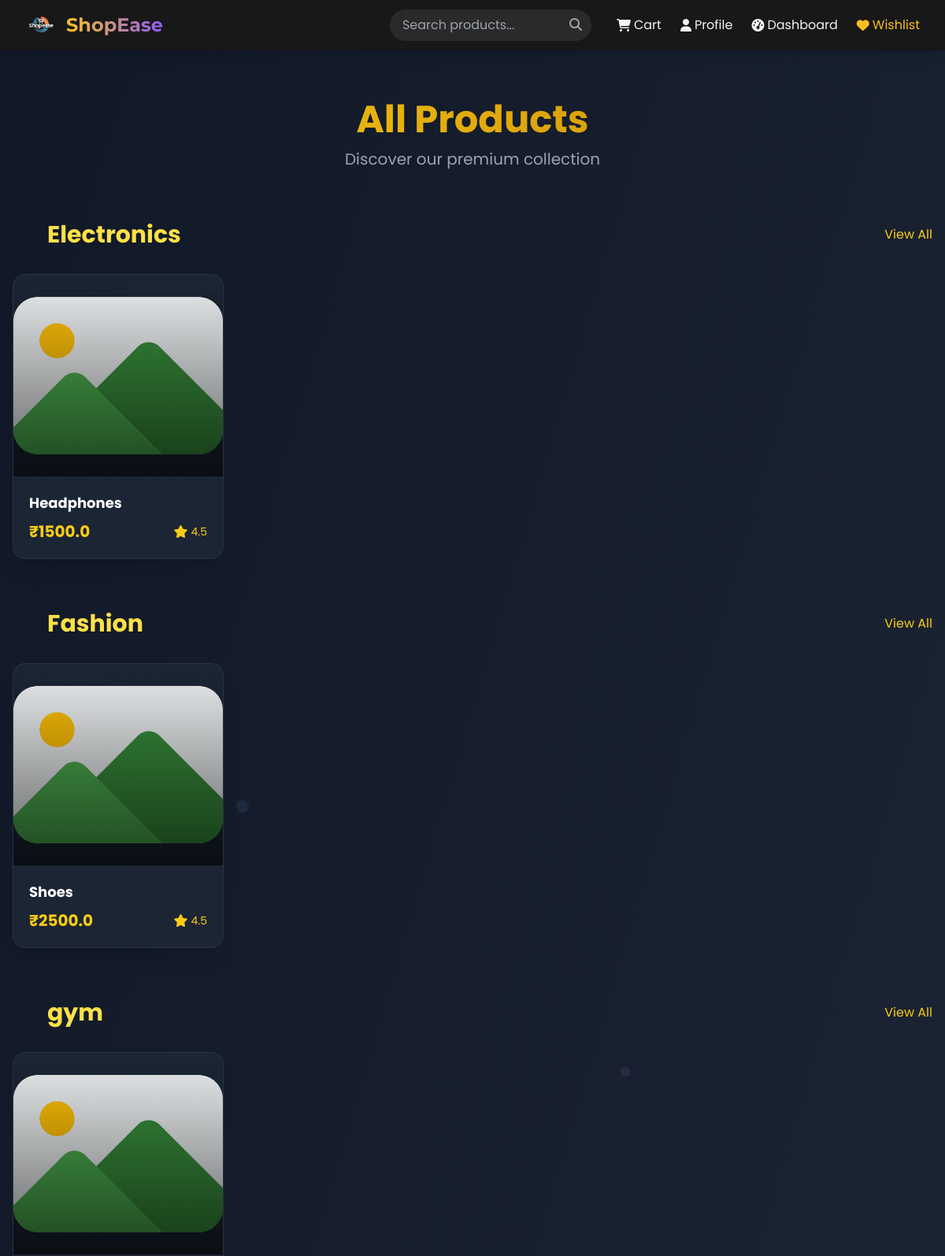
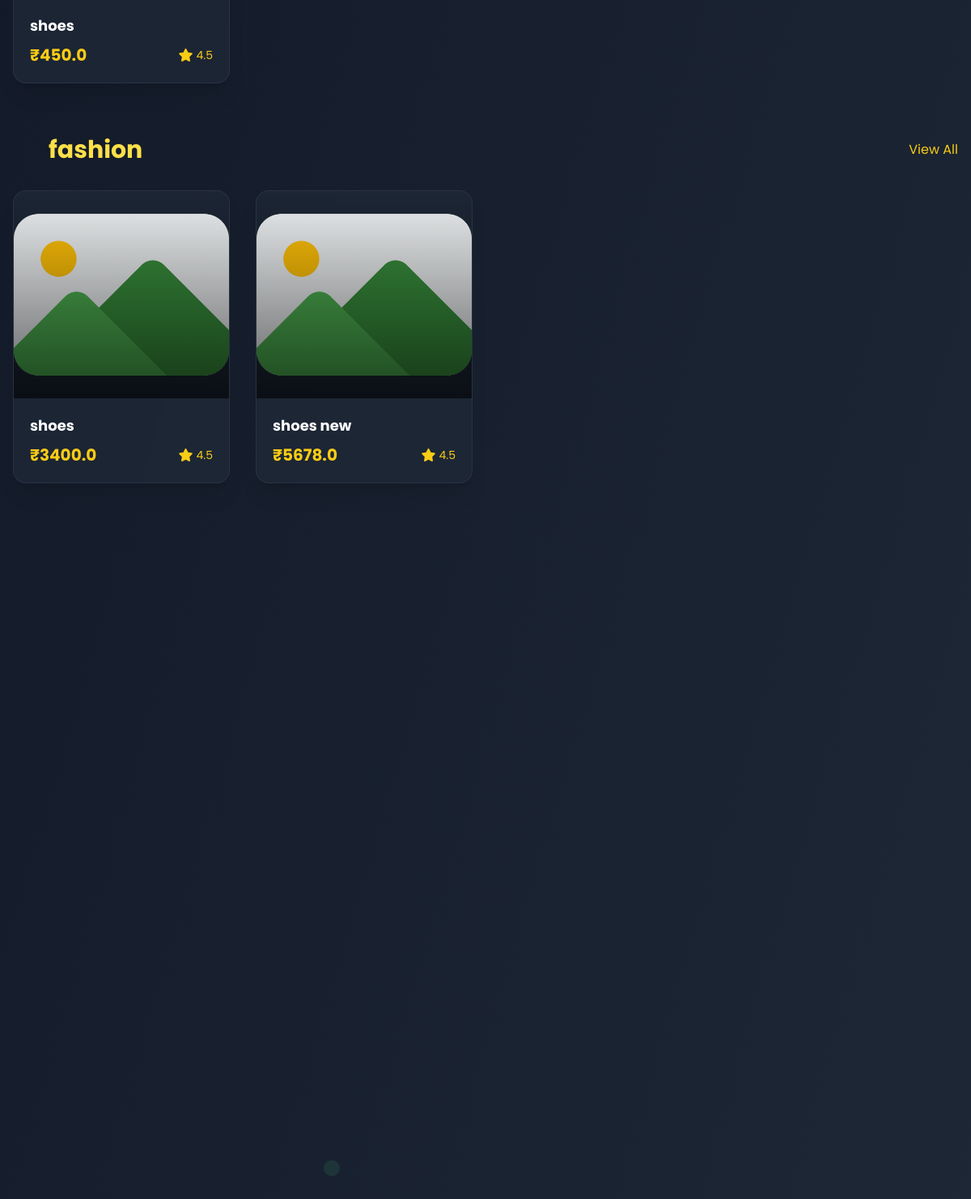
Page /products on the committed database (2 pictures, top to bottom).
### tables this page shows
CREATE TABLE products (
            id INTEGER PRIMARY KEY AUTOINCREMENT,
            name TEXT,
            price REAL,
            category TEXT,
            description TEXT,
            stock INTEGER
        , image_url TEXT, seller_id INTEGER);

### app.py (the view)
@app.route('/products')
def products():
    product_list = fetch_products()
    products_by_category = defaultdict(list)
    for product in product_list:
        products_by_category[product['category']].append(product)
    return render_template("products.html", products_by_category=products_by_category)

### app.py (called while the page is built)
@app.context_processor
def inject_products():
    try:
        products = fetch_all_products()[:6]
    except:
        products = []
    return {'products': products}

def fetch_products():
    conn = sqlite3.connect('database/app.db')
    cursor = conn.cursor()
    cursor.execute("SELECT * FROM products")
    rows = cursor.fetchall()
    conn.close()
    products = []
    for row in rows:
        product = {
            'id': row[0],
            'name': row[1],
            'price': row[2],
            'category': row[3],
            'description': row[4],
            'stock': row[5],
            'image_url': row[6] if len(row) > 6 else None
        }
        products.append(product)
    return products

### core/db_helper.py (called while the page is built)
def get_db_connection():
    conn = sqlite3.connect(DB_PATH)
    conn.row_factory = sqlite3.Row
    return conn

def fetch_all_products():
    conn = get_db_connection()
    cursor = conn.execute("SELECT * FROM products")
    products = cursor.fetchall()
    conn.close()
    return products

### templates/products.html (shortened to what this page needs)
{% extends "layout.html" %}
{% block content %}
<link href="https://cdnjs.cloudflare.com/ajax/libs/animate.css/4.1.1/animate.min.css" rel="stylesheet">
<section class="min-h-screen bg-gradient-to-br from-gray-900 to-gray-800 text-white px-4 py-12">
  <div class="fixed inset-0 overflow-hidden pointer-events-none">
    <div class="absolute top-1/4 left-1/4 w-4 h-4 bg-blue-400 rounded-full opacity-10 animate-float-1"></div>
    <div class="absolute top-1/3 right-1/3 w-3 h-3 bg-purple-400 rounded-full opacity-10 animate-float-2"></div>
    <div class="absolute bottom-1/4 left-1/3 w-5 h-5 bg-green-400 rounded-full opacity-10 animate-float-3"></div>
  </div>
  <div class="max-w-7xl mx-auto relative z-10">
    <div class="text-center mb-16 animate__animated animate__fadeInDown">
      <h1 class="text-4xl md:text-5xl font-bold text-transparent bg-clip-text bg-gradient-to-r from-yellow-400 to-yellow-600 mt-4">
      </h1>
      <p class="text-xl text-gray-400 mt-3">Discover our premium collection</p>
    </div>
    {% if products_by_category %}
      {% for category, products in products_by_category.items() %}
        <div class="mb-16" x-data="{ showAll: false }">
          <div class="flex items-center justify-between mb-8">
            <h2 class="text-2xl md:text-3xl font-bold text-yellow-300 flex items-center">
              <lord-icon
                src="https://cdn.lordicon.com/udbbfuld.json"
                trigger="hover"
                colors="primary:#fbbf24,secondary:#fbbf24"
                style="width:36px;height:36px">
              </lord-icon>
              <span class="ml-2">{{ category }}</span>
            </h2>
            <button @click="showAll = !showAll" class="text-yellow-400 hover:text-yellow-300 transition-colors">
              {{ 'Show Less' if showAll else 'View All' }}
            </button>
          </div>
          <div class="grid grid-cols-1 sm:grid-cols-2 md:grid-cols-3 lg:grid-cols-4 gap-8">
            {% for p in products %}
              <div class="bg-gray-800/80 backdrop-blur-sm rounded-2xl overflow-hidden border border-gray-700/50 shadow-xl hover:shadow-2xl transition-all duration-500 transform hover:-translate-y-2 product-card"
                   x-intersect="$el.classList.add('animate__animated', 'animate__fadeInUp')"
                   :class="{'hidden': !showAll && loop.index > 4}">
                <a href="/product/{{ p.id }}" class="block group">
                  <div class="relative overflow-hidden h-64">
                    <img
                      src="{{ p.image_url or url_for('static', filename='images/placeholder.png') }}"
                      alt="{{ p.name }}"
                      class="w-full h-full object-cover transition-transform duration-500 group-hover:scale-110"
                    >
                    <div class="absolute inset-0 bg-gradient-to-t from-black/60 to-transparent"></div>
                  </div>
                  <div class="p-5">
                    <h3 class="text-lg font-bold mb-2 text-white group-hover:text-yellow-400 transition-colors">{{ p.name }}</h3>
                    <div class="flex items-center justify-between">
                      <div>
                        <p class="text-yellow-400 font-bold text-xl">₹{{ p.price }}</p>
                      </div>
                      <div class="flex items-center text-yellow-400">
                        <i class="fas fa-star"></i>
                        <span class="ml-1 text-sm">{{ p.rating|default(4.5) }}</span>
                      </div>
                    </div>
                  </div>
                </a>
              </div>
            {% endfor %}
          </div>
        </div>
      {% endfor %}
    {% endif %}
  </div>
</section>
{% endblock %}

### templates/layout.html (shortened to what this page needs)
<!DOCTYPE html>
<html lang="en" class="dark">
<head>
  <link rel="stylesheet" href="https://cdnjs.cloudflare.com/ajax/libs/font-awesome/6.5.0/css/all.min.css">
  <link rel="stylesheet" href="https://cdnjs.cloudflare.com/ajax/libs/animate.css/4.1.1/animate.min.css">
  <script src="https://cdn.tailwindcss.com"></script>
</head>
<body class="font-poppins bg-dark-900 text-gray-100 min-h-screen flex flex-col">
<header class="bg-dark-800 fixed top-0 w-full z-50 shadow-lg backdrop-blur-sm bg-opacity-90">
  <div class="max-w-7xl mx-auto px-4 sm:px-6 lg:px-8">
    <div class="flex justify-between items-center h-16">
      <div class="flex items-center space-x-3">
        <img src="{{ url_for('static', filename='images/logo.png') }}" alt="ShopEase Logo" class="h-10 w-10 rounded-full">
        <a href="/" class="text-2xl font-bold font-montserrat">
          <span class="gradient-text bg-gradient-to-r from-accent-400 to-primary-500">ShopEase</span>
        </a>
      </div>
      <nav class="hidden md:flex items-center space-x-8">
        <form action="{{ url_for('search') }}" method="GET" class="relative">
          <input type="text" name="query" placeholder="Search products..."
                 class="bg-dark-700 rounded-full py-2 px-4 pr-10 focus:outline-none focus:ring-2 focus:ring-primary-500 w-64">
          <button type="submit" class="absolute right-3 top-2 text-gray-400 hover:text-accent-400">
            <i class="fas fa-search"></i>
          </button>
        </form>
        <div class="flex items-center space-x-6">
          <a href="{{ url_for('cart') }}" class="group flex items-center space-x-1 hover:text-accent-400 transition-colors">
            <i class="fas fa-shopping-cart"></i>
            <span class="hidden lg:inline-block">Cart</span>
          </a>
          <a href="{{ url_for('profile') }}" class="group flex items-center space-x-1 hover:text-accent-400 transition-colors">
            <i class="fas fa-user"></i>
            <span class="hidden lg:inline-block">Profile</span>
          </a>
          <a href="{{ url_for('dashboard') }}" class="group flex items-center space-x-1 hover:text-accent-400 transition-colors">
            <i class="fas fa-tachometer-alt"></i>
            <span class="hidden lg:inline-block">Dashboard</span>
          </a>
          <a href="{{ url_for('wishlist') }}" class="group flex items-center space-x-1 text-accent-400 hover:text-accent-300 transition-colors">
            <i class="fas fa-heart"></i>
            <span class="hidden lg:inline-block">Wishlist</span>
          </a>
        </div>
      </nav>
    </div>
  </div>
</header>
<main class="flex-grow pt-16">
  {% block content %}{% endblock %}
</main>
</body>
</html>

### templates/layout.html (style rules this page uses)
.gradient-text { background-clip: text; -webkit-background-clip: text; color: transparent; }

### templates/products.html (style rules this page uses)
.animate-float-1 { animation: float-1 8s ease-in-out infinite; }
.animate-float-2 { animation: float-2 10s ease-in-out infinite; }
.animate-float-3 { animation: float-3 12s ease-in-out infinite; }
.product-card { opacity: 0; transform: translateY(20px); }

### rows in the picture
products: category "Electronics", value "View All", name "Headphones", price "1500.0", rating "4.5"
products: category "Fashion", value "View All", name "Shoes", price "2500.0", rating "4.5"
products: category "gym", value "View All", name "shoes", price "450.0", rating "4.5"
products: category "fashion", value "View All", name "shoes", price "3400.0", rating "4.5"
products: name "shoes new", price "5678.0", rating "4.5"
